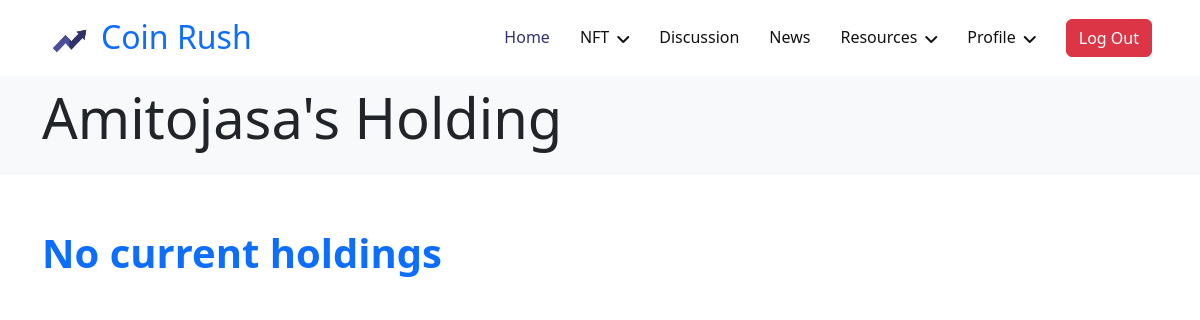
/user-holdings/ (signed in), run on an earlier commit of the app's database.
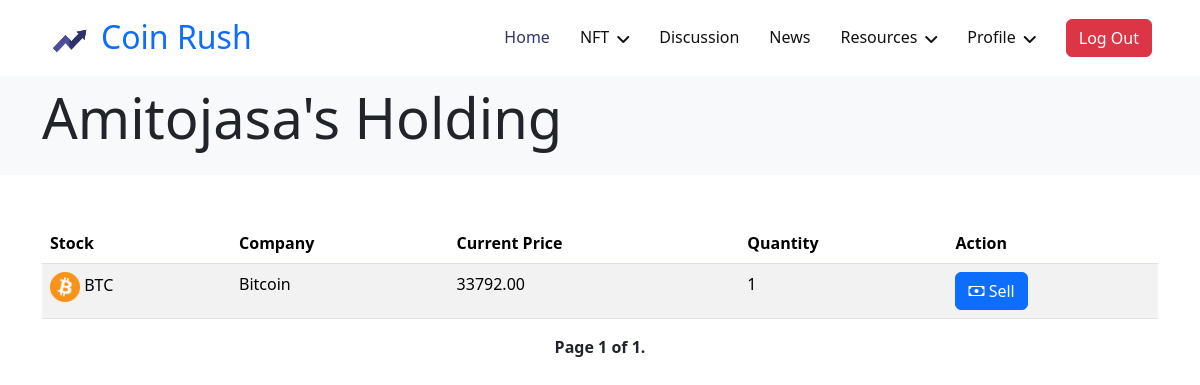
And on a later commit of the database.
### coinRush/models.py (models this page shows, shortened)
class UserHolding(models.Model):
    user = models.ForeignKey(User, on_delete=models.CASCADE)
    stock = models.ForeignKey(Stock, on_delete=models.CASCADE)
    quantity = models.PositiveIntegerField(default=0)

class Stock(models.Model):
    symbol = models.CharField(max_length=10, unique=True)
    company_name = models.CharField(max_length=255)
    current_price = models.DecimalField(max_digits=10, decimal_places=2)
    market_cap = models.DecimalField(max_digits=10, decimal_places=2)
    last_updated = models.DateTimeField(auto_now=True)
    image = models.ImageField(upload_to="stock_pics/", blank=True, null=True)
    def __str__(self):
        return self.symbol

### coinRush/views.py (the view, shortened to what this page needs)
# urls.py: path("user-holdings/", views.user_holdings, name="user-holdings"),
@login_required(login_url="/login/")
def user_holdings(request):
    holdings = UserHolding.objects.filter(user=request.user)
    sell_form = SellStockForm()
    items_per_page = 10
    paginator = Paginator(holdings, items_per_page)
    page = request.GET.get("page")
    try:
        holdings_page = paginator.page(page)
    except PageNotAnInteger:
        holdings_page = paginator.page(1)
    except EmptyPage:
        holdings_page = paginator.page(paginator.num_pages)
    return render(
        request,
        "userholding/user_holdings.html",
        {"user": request.user, "holdings": holdings_page, "sell_form": sell_form},
    )

### coinRush/models.py (called while the page is built)
    def get_short_name(self):
        return self.name or self.email.split("@")[0]

### coinRush/templates/userholding/user_holdings.html (shortened to what this page needs)
{% extends "Base/base.html" %}
{% load static %}
{% block banner %}
    <div class="container-fluid hero-header bg-light py-2 mb-5">
        <div class="container ">
            <div class="row g-5 align-items-center">
                <div class="col-lg-9">
                    <h1 class="display-4 mb-3 animated slideInDown">{{ user.get_short_name |capfirst }}'s Holding</h1>
                </div>
                <div class="col-lg-3 animated fadeIn">
                </div>
            </div>
        </div>
    </div>
{% endblock %}
{% block content %}
    <div class="container">
        {% if holdings %}
            <div class="table-responsive">
                <table class="table table-striped">
                    <thead>
                    <tr>
                        <th>Stock</th>
                        <th>Company</th>
                        <th>Current Price</th>
                        <th>Quantity</th>
                        <th>Action</th>
                    </tr>
                    </thead>
                    <tbody>
                    {% for holding in holdings %}
                        <tr>
                            <td><img src="{{ holding.stock.image.url }}" alt="{{ holding.stock.symbol }}" width="30"
                                     height="30"> {{ holding.stock }}</td>
                            <td>{{ holding.stock.company_name }}</td>
                            <td>{{ holding.stock.current_price }}</td>
                            <td>{{ holding.quantity }}</td>
                            <td>
                                <button type="button" class="btn btn-primary" data-bs-toggle="modal"
                                        data-bs-target="#sellModel{{ holding.stock.id }}">
                                    <i class="bi bi-cash"></i> Sell
                                </button>
                            </td>
                        </tr>
                    {% endfor %}
                    </tbody>
                </table>
            </div>
            <div class="pagination justify-content-center mb-5">
        <span class="step-links">
            <span class="current fw-bold">
                Page {{ holdings.number }} of {{ holdings.paginator.num_pages }}.
            </span>
        </span>
            </div>
        {% else %}
            <p class="fw-bold text-primary mb-5" style="font-size: 40px">No current holdings</p>
        {% endif %}
    </div>
{% endblock %}

What changed in the data, as far as the page shows it:
added UserHolding: stock.image (picture), stock "BTC", stock.company_name "Bitcoin", stock.current_price "33792.00", quantity "1"
Also different on the page:
{{ holdings.number }}: (not shown) → "1"
{{ holdings.paginator.num_pages }}: (not shown) → "1"
text no longer shown: "No current holdings"
text now shown: "Stock Company Current Price Quantity Action Page of ."
